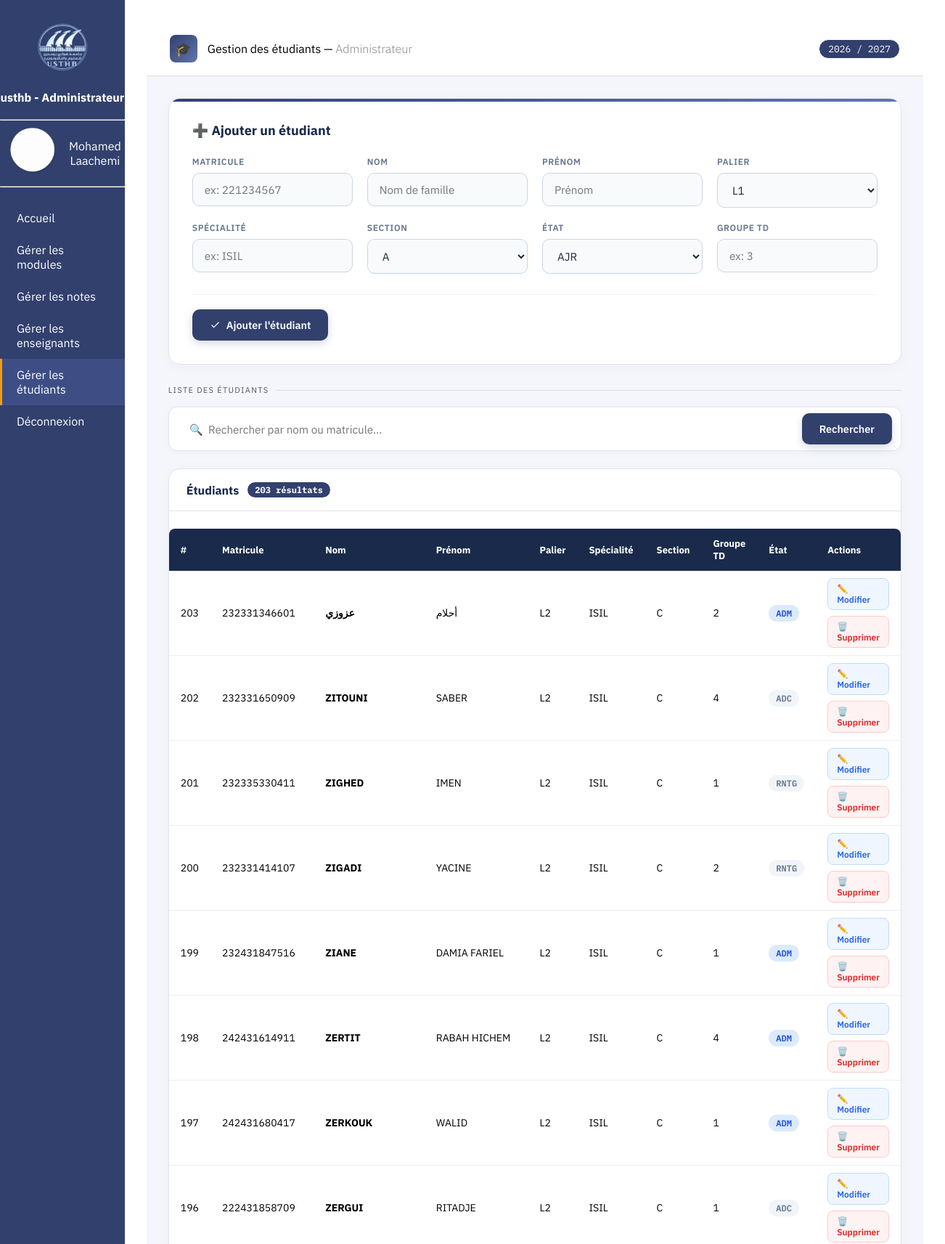
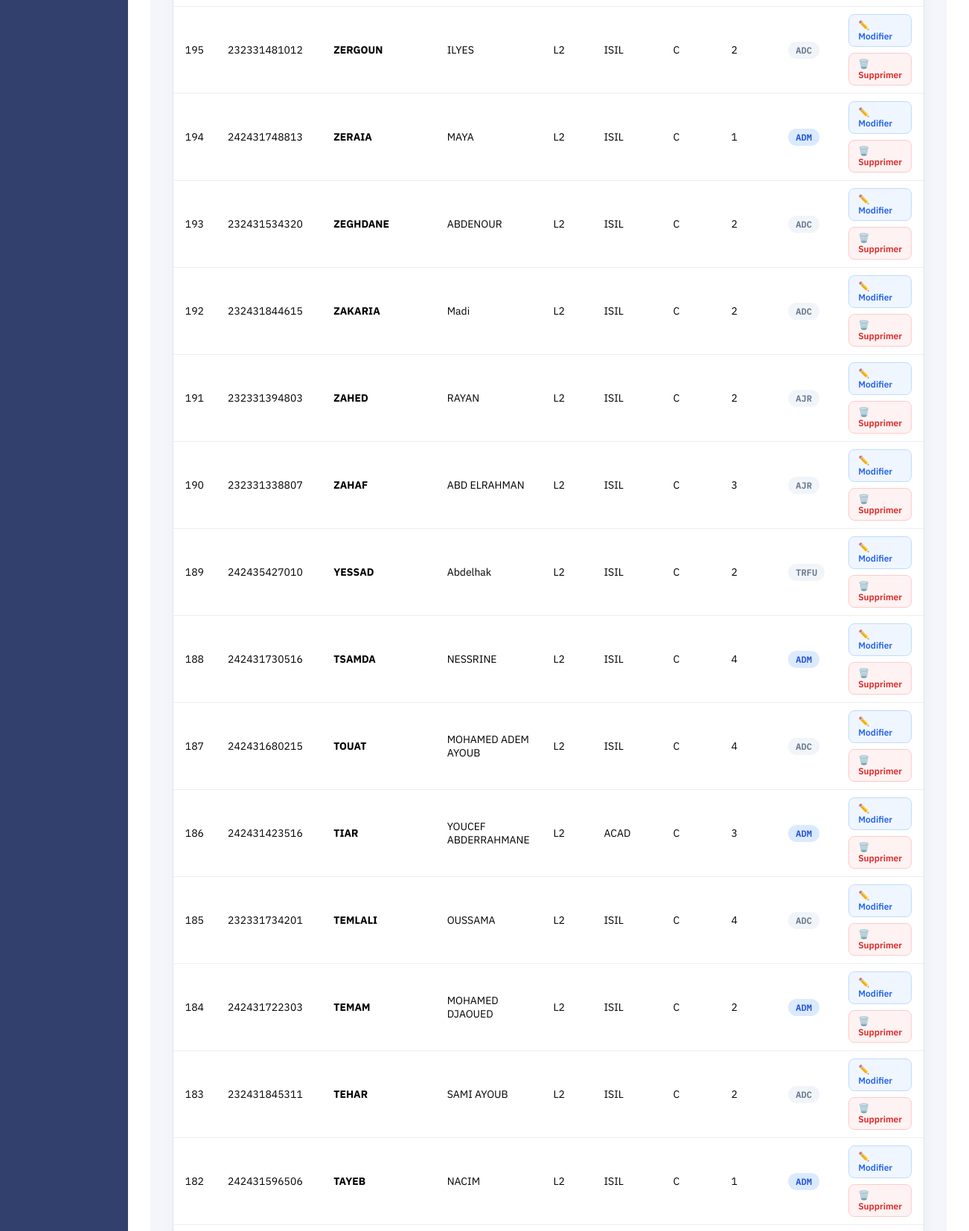
Page /admin-interface/gestiondesetudiants.php (signed in, upper part) on the committed database (2 pictures, top to bottom).
### tables this page shows
CREATE TABLE `etudiants` (
  `numero` int(11) NOT NULL,
  `palier` varchar(5) NOT NULL,
  `specialite` varchar(10) NOT NULL,
  `section` varchar(5) NOT NULL,
  `matricule` varchar(20) NOT NULL,
  `nom` varchar(50) NOT NULL,
  `prenom` varchar(70) NOT NULL,
  `etat` varchar(15) NOT NULL,
  `groupe_td` int(11) NOT NULL
);

### admin-interface/gestiondesetudiants.php (the view, shortened to what this page needs)
<?php
require_once("../connexion.php");
$editMode        = false;
$etudiant        = null;
$currentPage = basename($_SERVER['PHP_SELF']);
$annee = date("Y") . " / " . (date("Y") + 1);
?>
<!DOCTYPE html>
<html lang="fr">
<head>
    <link rel="stylesheet" href="../prof-interface/style.css">
</head>
<body>
<div class="sidebar">
    <div style="text-align: center;">
        <img src="img/usthb1.png" width="100" height="100"/>
        <p><font color="#ffffff"><font size="3"><center><b>usthb - Administrateur</b></center></font></font></p>
    </div>
    <br><hr>
    <div style="display: flex; align-items: center;">
        <img src="img/prof.png" width="90" height="90"/>
        <center><font color="#ffffff"><font size="3"><?= htmlspecialchars($_SESSION['prenom'] ?? '') . ' ' . htmlspecialchars($_SESSION['nom'] ?? '') ?></font></font></center>
    </div>
    <hr><br>
    <a href="acceuille1.php"              class="<?= $currentPage == 'acceuille1.php' ? 'active' : '' ?>">Accueil</a>
    <a href="Gestion des modules.php"     class="<?= $currentPage == 'Gestion des modules.php' ? 'active' : '' ?>">Gérer les modules</a>
    <a href="Gestion des notes.php"       class="<?= $currentPage == 'Gestion_des_notes.php' ? 'active' : '' ?>">Gérer les notes</a>
    <a href="Gestion_des_enseignants.php" class="<?= $currentPage == 'Gestion_des_enseignants.php' ? 'active' : '' ?>">Gérer les enseignants</a>
    <a href="gestiondesetudiants.php"     class="<?= strtolower($currentPage) == 'gestiondesetudiants.php' ? 'active' : '' ?>">Gérer les étudiants</a>
    <a href="logout.php"                  class="<?= $currentPage == 'logout.php' ? 'active' : '' ?>">Déconnexion</a>
</div>
<div class="main">
    <div class="header">
        <div class="header-left">
            <div class="header-icon">🎓</div>
            <p style="color:#000; font-size:16px;">Gestion des étudiants — <span style="color:#888; font-weight:300;">Administrateur</span></p>
        </div>
        <div class="year-badge"><?= $annee ?></div>
    </div>
    <div class="page-content">
        <div class="form-card">
            <h2>
                <?php if ($editMode): ?>
                    ✏️ Modifier l'étudiant
                <?php else: ?>
                    ➕ Ajouter un étudiant
                <?php endif; ?>
            </h2>
            <form method="POST" action="gestiondesetudiants.php">
                <div class="form-grid">
                    <div class="form-group">
                        <label>Matricule</label>
                        <input type="text" name="matricule" placeholder="ex: 221234567" value="<?= $editMode ? htmlspecialchars($etudiant['matricule']) : '' ?>" required>
                    </div>
                    <div class="form-group">
                        <label>Nom</label>
                        <input type="text" name="nom" placeholder="Nom de famille" value="<?= $editMode ? htmlspecialchars($etudiant['nom']) : '' ?>" required>
                    </div>
                    <div class="form-group">
                        <label>Prénom</label>
                        <input type="text" name="prenom" placeholder="Prénom" value="<?= $editMode ? htmlspecialchars($etudiant['prenom']) : '' ?>" required>
                    </div>
                    <div class="form-group">
                        <label>Palier</label>
                        <select name="palier">
                            <?php foreach (['L1','L2','L3','M1','M2'] as $p): ?>
                                <option value="<?= $p ?>" <?= ($editMode && $etudiant['palier'] == $p) ? 'selected' : '' ?>><?= $p ?></option>
                            <?php endforeach; ?>
                        </select>
                    </div>
                    <div class="form-group">
                        <label>Spécialité</label>
                        <input type="text" name="specialite" placeholder="ex: ISIL" value="<?= $editMode ? htmlspecialchars($etudiant['specialite']) : '' ?>" required>
                    </div>
                    <div class="form-group">
                        <label>Section</label>
                        <select name="section">
                            <?php foreach (['A','B','C','D','E'] as $s): ?>
                                <option value="<?= $s ?>" <?= ($editMode && $etudiant['section'] == $s) ? 'selected' : '' ?>><?= $s ?></option>
                            <?php endforeach; ?>
                        </select>
                    </div>
                    <div class="form-group">
                        <label>État</label>
                        <select name="etat">
                            <?php foreach (['AJR','ADC','ADM'] as $et): ?>
                                <option value="<?= $et ?>" <?= ($editMode && $etudiant['etat'] == $et) ? 'selected' : '' ?>><?= $et ?></option>
                            <?php endforeach; ?>
                        </select>
                    </div>
                    <div class="form-group">
                        <label>Groupe TD</label>
                        <input type="number" name="groupe_td" min="1" max="20" placeholder="ex: 3" value="<?= $editMode ? htmlspecialchars($etudiant['groupe_td']) : '' ?>" required>
                    </div>
                </div>
                <div class="form-actions">
                    <button type="submit" class="btn btn-primary">
                        <svg width="15" height="15" viewBox="0 0 24 24" fill="none" stroke="currentColor" stroke-width="2"><polyline points="20 6 9 17 4 12"></polyline></svg>
                        <?= $editMode ? 'Enregistrer les modifications' : 'Ajouter l\'étudiant' ?>
                    </button>
                </div>
            </form>
        </div>
        <div class="section-title">Liste des étudiants</div>
        <form method="GET" action="gestiondesetudiants.php" class="search-bar">
            <input type="text" name="search" placeholder="🔍  Rechercher par nom ou matricule..." value="<?= htmlspecialchars($_GET['search'] ?? '') ?>">
            <button type="submit" class="btn btn-primary">Rechercher</button>
        </form>
        <?php
        if (!empty($_GET['search'])) {
            $search = "%" . $_GET['search'] . "%";
            $stmt = $pdo->prepare("SELECT * FROM etudiants WHERE nom LIKE ? OR matricule LIKE ? ORDER BY numero DESC");
            $stmt->execute([$search, $search]);
        } else {
            $stmt = $pdo->query("SELECT * FROM etudiants ORDER BY numero DESC");
        }
        $rows = $stmt->fetchAll(PDO::FETCH_ASSOC);
        $count = count($rows);
        ?>
        <div class="table-card">
            <div class="table-card-header">
                Étudiants
                <span class="count-badge"><?= $count ?> résultat<?= $count > 1 ? 's' : '' ?></span>
            </div>
            <table class="table1">
                <thead>
                    <tr>
                        <th>#</th>
                        <th>Matricule</th>
                        <th>Nom</th>
                        <th>Prénom</th>
                        <th>Palier</th>
                        <th>Spécialité</th>
                        <th>Section</th>
                        <th>Groupe TD</th>
                        <th>État</th>
                        <th>Actions</th>
                    </tr>
                </thead>
                <tbody>
                <?php if ($count === 0): ?>
                    <tr><td colspan="10">
                        <div class="empty-state">
                            Aucun étudiant trouvé.
                        </div>
                    </td></tr>
                <?php else: ?>
                    <?php foreach ($rows as $row): ?>
                    <tr>
                        <td><?= htmlspecialchars($row['numero']) ?></td>
                        <td class="matricule-cell"><?= htmlspecialchars($row['matricule']) ?></td>
                        <td><strong><?= htmlspecialchars($row['nom']) ?></strong></td>
                        <td><?= htmlspecialchars($row['prenom']) ?></td>
                        <td><?= htmlspecialchars($row['palier']) ?></td>
                        <td><?= htmlspecialchars($row['specialite']) ?></td>
                        <td><?= htmlspecialchars($row['section']) ?></td>
                        <td><?= htmlspecialchars($row['groupe_td']) ?></td>
                        <td>
                            <?php
                            $etat = strtolower($row['etat']);
                            $badgeClass = 'badge-inactif';
                            if ($etat === 'actif') $badgeClass = 'badge-actif';
                            elseif ($etat === 'adm') $badgeClass = 'badge-adm';
                            ?>
                            <span class="badge <?= $badgeClass ?>"><?= htmlspecialchars($row['etat']) ?></span>
                        </td>
                        <td>
                            <div class="action-btns">
                                <a href="?edit=<?= $row['numero'] ?>" class="btn-edit">
                                    ✏️ Modifier
                                </a>
                                <a href="gestiondesetudiants.php?delete=<?= $row['numero'] ?>"
                                    class="btn-delete"
                                    onclick="return confirm('Supprimer <?= htmlspecialchars($row['nom'] . ' ' . $row['prenom'], ENT_QUOTES) ?> ?')">
                                        🗑️ Supprimer
                                </a>
                            </div>
                        </td>
                    </tr>
                    <?php endforeach; ?>
                <?php endif; ?>
                </tbody>
            </table>
        </div>
    </div>
</div>
</body>
</html>

### rows in the picture
etudiants: numero "203", matricule "232331346601", nom "عزوزي", prenom "أحلام", palier "L2", specialite "ISIL", section "C", groupe_td "2", etat "ADM"
etudiants: numero "202", matricule "232331650909", nom "ZITOUNI", prenom "SABER", palier "L2", specialite "ISIL", section "C", groupe_td "4", etat "ADC"
etudiants: numero "201", matricule "232335330411", nom "ZIGHED", prenom "IMEN", palier "L2", specialite "ISIL", section "C", groupe_td "1", etat "RNTG"
etudiants: numero "200", matricule "232331414107", nom "ZIGADI", prenom "YACINE", palier "L2", specialite "ISIL", section "C", groupe_td "2", etat "RNTG"
etudiants: numero "199", matricule "232431847516", nom "ZIANE", prenom "DAMIA FARIEL", palier "L2", specialite "ISIL", section "C", groupe_td "1", etat "ADM"
etudiants: numero "198", matricule "242431614911", nom "ZERTIT", prenom "RABAH HICHEM", palier "L2", specialite "ISIL", section "C", groupe_td "4", etat "ADM"
etudiants: numero "197", matricule "242431680417", nom "ZERKOUK", prenom "WALID", palier "L2", specialite "ISIL", section "C", groupe_td "1", etat "ADM"
etudiants: numero "196", matricule "222431858709", nom "ZERGUI", prenom "RITADJE", palier "L2", specialite "ISIL", section "C", groupe_td "1", etat "ADC"
etudiants: numero "195", matricule "232331481012", nom "ZERGOUN", prenom "ILYES", palier "L2", specialite "ISIL", section "C", groupe_td "2", etat "ADC"
etudiants: numero "194", matricule "242431748813", nom "ZERAIA", prenom "MAYA", palier "L2", specialite "ISIL", section "C", groupe_td "1", etat "ADM"
etudiants: numero "193", matricule "232431534320", nom "ZEGHDANE", prenom "ABDENOUR", palier "L2", specialite "ISIL", section "C", groupe_td "2", etat "ADC"
etudiants: numero "192", matricule "232431844615", nom "ZAKARIA", prenom "Madi", palier "L2", specialite "ISIL", section "C", groupe_td "2", etat "ADC"
etudiants: numero "191", matricule "232331394803", nom "ZAHED", prenom "RAYAN", palier "L2", specialite "ISIL", section "C", groupe_td "2", etat "AJR"
etudiants: numero "190", matricule "232331338807", nom "ZAHAF", prenom "ABD ELRAHMAN", palier "L2", specialite "ISIL", section "C", groupe_td "3", etat "AJR"
etudiants: numero "189", matricule "242435427010", nom "YESSAD", prenom "Abdelhak", palier "L2", specialite "ISIL", section "C", groupe_td "2", etat "TRFU"
etudiants: numero "188", matricule "242431730516", nom "TSAMDA", prenom "NESSRINE", palier "L2", specialite "ISIL", section "C", groupe_td "4", etat "ADM"
etudiants: numero "187", matricule "242431680215", nom "TOUAT", prenom "MOHAMED ADEM AYOUB", palier "L2", specialite "ISIL", section "C", groupe_td "4", etat "ADC"
etudiants: numero "186", matricule "242431423516", nom "TIAR", prenom "YOUCEF ABDERRAHMANE", palier "L2", specialite "ACAD", section "C", groupe_td "3", etat "ADM"
etudiants: numero "185", matricule "232331734201", nom "TEMLALI", prenom "OUSSAMA", palier "L2", specialite "ISIL", section "C", groupe_td "4", etat "ADC"
etudiants: numero "184", matricule "242431722303", nom "TEMAM", prenom "MOHAMED DJAOUED", palier "L2", specialite "ISIL", section "C", groupe_td "2", etat "ADM"
etudiants: numero "183", matricule "232431845311", nom "TEHAR", prenom "SAMI AYOUB", palier "L2", specialite "ISIL", section "C", groupe_td "2", etat "ADC"
etudiants: numero "182", matricule "242431596506", nom "TAYEB", prenom "NACIM", palier "L2", specialite "ISIL", section "C", groupe_td "1", etat "ADM"

### other values in the picture
$_SESSION['prenom'] "Mohamed"
$_SESSION['nom'] "Laachemi"
$count "203"
form field palier "L1"
form field section "A"
form field etat "AJR"
